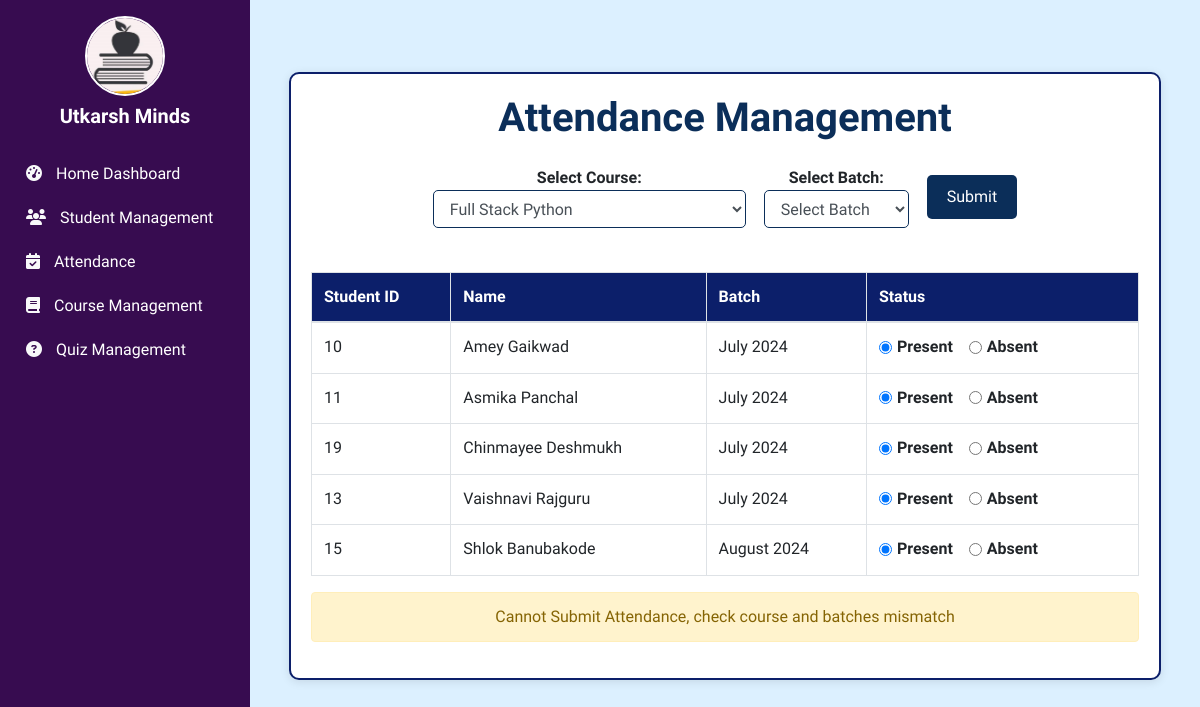
Page /attendance/attendance_add on the committed database.
### studentmgt/models.py (models this page shows, shortened)
class Student(models.Model):
    st_id = models.AutoField(primary_key=True)  # Auto-incrementing primary key
    fname = models.CharField(max_length=255)
    lname = models.CharField(max_length=255)
    dob = models.DateField()
    gender = models.CharField(max_length=1)
    st_email = models.EmailField()
    pr_email = models.EmailField()
    phone = models.CharField(max_length=20)
    pr_phone = models.CharField(max_length=20)
    address = models.TextField()
    courses = models.ManyToManyField(Course, related_name='students')
    batch_mon = models.CharField(max_length=255)
    batch_year = models.IntegerField()

### attendance/views.py (the view)
# urls.py: path("attendance_add", views.attendance_add, name="attendance_add"),
def attendance_add(request):
    courses = Course.objects.all()
    selected_course = request.GET.get('course')
    selected_batch = request.GET.get('batch')
    selected_month = request.GET.get('month')
    selected_year = request.GET.get('year')
    if not selected_course and courses.exists():
        selected_course = courses.first().c_id
    if selected_course:
        batches = Student.objects.filter(courses__c_id=selected_course).values('batch_mon', 'batch_year').distinct()
    else:
        batches = Student.objects.values('batch_mon', 'batch_year').distinct()
    students_query = Student.objects.filter(courses__c_id=selected_course)
    if selected_batch:
        batch_mon, batch_year = selected_batch.split('-')
        students_query = students_query.filter(batch_mon=batch_mon, batch_year=batch_year)
    if selected_month and selected_year:
        students_query = students_query.filter(batch_mon=selected_month, batch_year=selected_year)
    students = students_query.all()
    return render(request, "attendance/attendance_add.html", {
        'courses': courses,
        'students': students,
        'selected_course': selected_course,
        'batches': batches,
        'selected_batch': selected_batch,
        'selected_month': selected_month,
        'selected_year': selected_year,
    })

### attendance/templates/attendance/attendance_add.html (shortened to what this page needs)
{% extends "base.html" %}
{% block body %}
<div class="container mt-5">
    <div class="card">
        <h1 class="text-center mb-4">Attendance Management</h1>
        <form method="GET" action="{% url 'attendance_add' %}" class="form-inline justify-content-center mb-4" onchange="this.form.submit()">
            <div class="dropdown-container">
                <label for="course" class="mr-2">Select Course:</label>
                <select name="course" id="course" class="form-control mr-2" onchange="this.form.submit()">
                    {% for course in courses %}
                    <option value="{{ course.c_id }}"
                        {% if selected_course %}
                            {% if selected_course == course.c_id %} selected {% endif %}
                        {% else %}
                            {% if forloop.first %} selected {% endif %}
                        {% endif %}>
                        {{ course.cname }}
                    </option>
                    {% endfor %}
                </select>
            </div>
            <div class="dropdown-container">
                <label for="batch" class="mr-2">Select Batch:</label>
                <select name="batch" id="batch" class="form-control mr-2">
                    <option selected disabled value="">Select Batch</option>
                </select>
            </div>
            <button type="submit" class="btn btn-custom">Submit</button>
        </form>
        <form method="POST" action="{% url 'attendance_add_action' %}">
            <div class="table-responsive">
                <table class="table table-bordered table-hover">
                    <thead>
                        <tr>
                            <th>Student ID</th>
                            <th>Name</th>
                            <th>Batch</th>
                            <th>Status</th>
                        </tr>
                    </thead>
                    <tbody>
                        {% if students %}
                            {% for student in students %}
                            <tr>
                                <td>{{ student.st_id }}</td>
                                <td>{{ student.fname }} {{ student.lname }}</td>
                                <td>{{ student.batch_mon }} {{ student.batch_year }}</td>
                                <td>
                                    <div class="form-check form-check-inline">
                                        <input class="form-check-input" type="radio" name="status_{{ student.st_id }}" value="P" id="present_{{ student.st_id }}" checked>
                                        <label class="form-check-label" for="present_{{ student.st_id }}">Present</label>
                                    </div>
                                    <div class="form-check form-check-inline">
                                        <input class="form-check-input" type="radio" name="status_{{ student.st_id }}" value="A" id="absent_{{ student.st_id }}">
                                        <label class="form-check-label" for="absent_{{ student.st_id }}">Absent</label>
                                    </div>
                                </td>
                            </tr>
                            {% endfor %}
                        {% else %}
                            <tr>
                                <td colspan="4" class="text-center">No students found for this course.</td>
                            </tr>
                        {% endif %}
                    </tbody>
                </table>
            </div>
            <div class="text-center">
                {% if not students or selected_batch == None %}
                <div class="alert alert-warning" role="alert">
                    Cannot Submit Attendance, check course and batches mismatch
                </div>
                {% else %}
                <button type="submit" class="btn btn-custom">Submit Attendance</button>
                {% endif %}
            </div>
        </form>
    </div>
</div>
{% endblock body %}

### static/css/base_style.css (style rules this page uses)
body { margin: 0; padding: 0; font-family: "Quicksand", sans-serif; font-optical-sizing: auto; font-style: normal; }

### attendance/templates/attendance/attendance_add.html (style rules this page uses)
.table thead th { background-color: #0c1f6a; color: #ffffff; font-weight: bold; }
.table tbody { background-color: #ffffff; }
.card { border: 2px solid #0c1f6a; border-radius: 10px; box-shadow: 0 2px 10px rgba(0, 0, 0, 0.1); padding: 20px; margin-bottom: 20px; }
.btn-custom { background-color: #0b2e59; color: #ffffff; border: none; border-radius: 5px; padding: 10px 20px; }
.table-responsive { margin-top: 20px; }
h1 { font-size: 2.5rem; font-weight: bold; color: #0b2e59; }
label { font-weight: 600; }
.form-control { border-radius: 5px; border: 1px solid #0b2e59; transition: border-color 0.3s; }
.dropdown-container { margin-right: 10px; }

### templates/base.html (style rules this page uses)
body { background: rgb(220,240,255); background: linear-gradient(0deg, rgba(220,240,255,1) 0%); }
.d-flex { display: flex; }
.min-vh-100 { min-height: 100vh; }

### rows in the picture
Student: st_id "10", fname "Amey", lname "Gaikwad", batch_mon "July", batch_year "2024"
Student: st_id "11", fname "Asmika", lname "Panchal", batch_mon "July", batch_year "2024"
Student: st_id "19", fname "Chinmayee", lname "Deshmukh", batch_mon "July", batch_year "2024"
Student: st_id "13", fname "Vaishnavi", lname "Rajguru", batch_mon "July", batch_year "2024"
Student: st_id "15", fname "Shlok", lname "Banubakode", batch_mon "August", batch_year "2024"

### other values in the picture
form field course "Full Stack Python"
